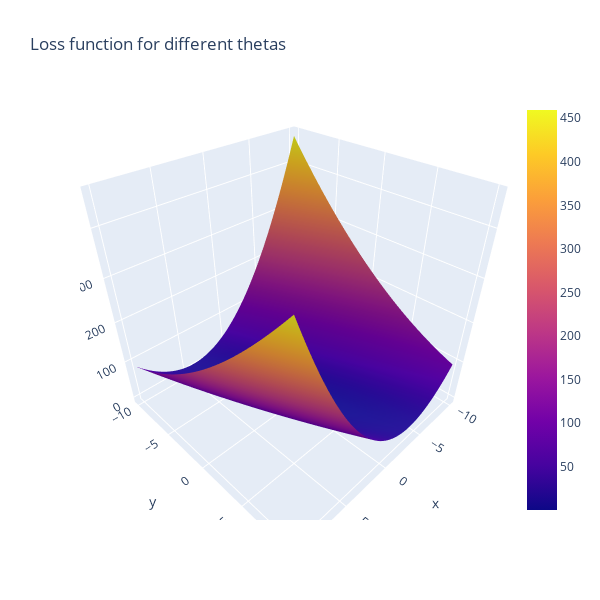

The code cell stored with this chart in its notebook:
### Code cell
#This figure shows the loss function.

#X = Theta0
#Y - Theta1
#Z = Loss
#Find where it is closest to 0 in X and Y!

#you can click/hold in the graph below to rotate!

fig = go.Figure(data=[go.Surface(x=theta1_vals, y=theta0_vals, z=J_vals)])
fig.update_layout(title='Loss function for different thetas', autosize=True,
                  width=600, height=600, xaxis_title='theta0', 
                 yaxis_title='theta1')
fig.show()

### Figure 1 — Plotly figure (JSON) as saved in the notebook; plotly's stock layout.template omitted (floating-point values rounded to 4 significant figures; data arrays with more than 128 entries replaced by an {"elided": "..."} marker saying what was removed)
{"data": [{"type": "surface", "x": [-10, -9.798, -9.596, -9.394, -9.192, -8.99, -8.788, -8.586, -8.384, -8.182, -7.98, -7.778, -7.576, -7.374, -7.172, -6.97, -6.768, -6.566, -6.364, -6.162, -5.96, -5.758, -5.556, -5.354, -5.152, -4.949, -4.747, -4.545, -4.343, -4.141, -3.939, -3.737, -3.535, -3.333, -3.131, -2.929, -2.727, -2.525, -2.323, -2.121, -1.919, -1.717, -1.515, -1.313, -1.111, -0.9091, -0.7071, -0.5051, -0.303, -0.101, 0.101, 0.303, 0.5051, 0.7071, 0.9091, 1.111, 1.313, 1.515, 1.717, 1.919, 2.121, 2.323, 2.525, 2.727, 2.929, 3.131, 3.333, 3.535, 3.737, 3.939, 4.141, 4.343, 4.545, 4.747, 4.949, 5.152, 5.354, 5.556, 5.758, 5.96, 6.162, 6.364, 6.566, 6.768, 6.97, 7.172, 7.374, 7.576, 7.778, 7.98, 8.182, 8.384, 8.586, 8.788, 8.99, 9.192, 9.394, 9.596, 9.798, 10], "y": [-10, -9.798, -9.596, -9.394, -9.192, -8.99, -8.788, -8.586, -8.384, -8.182, -7.98, -7.778, -7.576, -7.374, -7.172, -6.97, -6.768, -6.566, -6.364, -6.162, -5.96, -5.758, -5.556, -5.354, -5.152, -4.949, -4.747, -4.545, -4.343, -4.141, -3.939, -3.737, -3.535, -3.333, -3.131, -2.929, -2.727, -2.525, -2.323, -2.121, -1.919, -1.717, -1.515, -1.313, -1.111, -0.9091, -0.7071, -0.5051, -0.303, -0.101, 0.101, 0.303, 0.5051, 0.7071, 0.9091, 1.111, 1.313, 1.515, 1.717, 1.919, 2.121, 2.323, 2.525, 2.727, 2.929, 3.131, 3.333, 3.535, 3.737, 3.939, 4.141, 4.343, 4.545, 4.747, 4.949, 5.152, 5.354, 5.556, 5.758, 5.96, 6.162, 6.364, 6.566, 6.768, 6.97, 7.172, 7.374, 7.576, 7.778, 7.98, 8.182, 8.384, 8.586, 8.788, 8.99, 9.192, 9.394, 9.596, 9.798, 10], "z": {"elided": "100x100 float values"}}], "layout": {"autosize": true, "height": 600, "scene": {"aspectmode": "auto", "aspectratio": {"x": 1, "y": 1, "z": 1}, "camera": {"center": {"x": 0, "y": 0, "z": 0}, "eye": {"x": 1.135, "y": 1.135, "z": 1.135}, "projection": {"type": "perspective"}, "up": {"x": 0, "y": 0, "z": 1}}}, "title": {"text": "Loss function for different thetas"}, "width": 600, "xaxis": {"title": {"text": "theta0"}}, "yaxis": {"title": {"text": "theta1"}}}}
